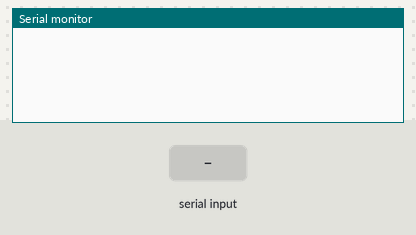
A sketch run on a simulated Arduino Uno, built with avr-gcc and run on an emulated ATmega328P. Shown: the last lines printed to the serial monitor. The inputs (shaded band) are chosen by the test bench.

Above: at 1.2 s.
1.3 s: "N" received over Serial
At 2.5 s:
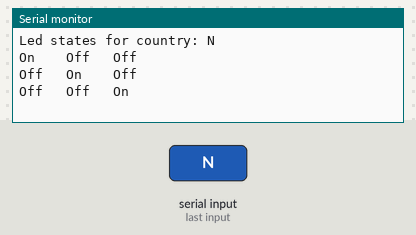
2.8 s: "D" received over Serial
At 3.4 s:
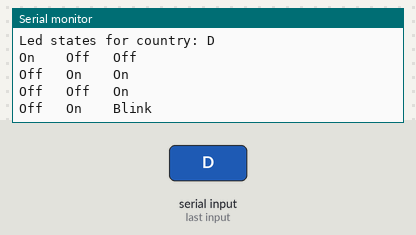
4.3 s: "B" received over Serial
At 5.2 s:
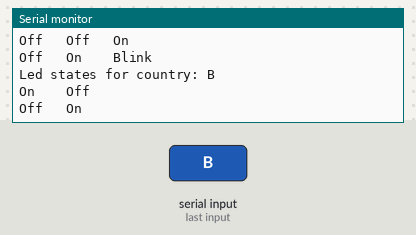
5.8 s: "F" received over Serial
At 7.0 s:
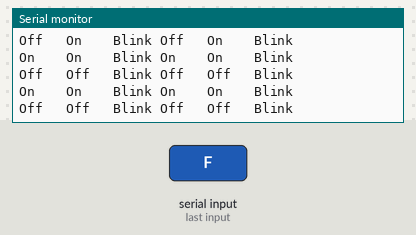
7.3 s: "1" received over Serial
At 8.4 s:
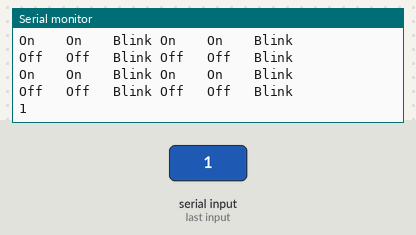

Measured:
- after the input at 1.3 s, the serial monitor: prints a new line at once (image 1)
- after the input at 2.8 s, the serial monitor: prints a new line at once (image 2)
- after the input at 4.3 s, the serial monitor: prints a new line at once (image 3)
- after the input at 5.8 s, the serial monitor: prints a new line at once (image 4)
- after the input at 7.3 s, the serial monitor: prints a new line at once (image 5)

The sketch:

09_PROGMEM_3.ino
```cpp
enum country : byte {
  NL, DE, BE, FR
};

enum ledState : byte {  //By default C++ will make type int of this; adding the keyword byte saves memory when declaring an array of this type
  OFF, ON, BLINK     //first OFF, will be 0 written to output port
};

// the sparse 3 dimensional array is replaced with one array containing all information; the size is set by defining the elements (C++ feature)
const ledState aspectLEDS [] = {
  //NL                      is on array position 0; sub matrix is 3 by 3
  3, //number of aspects
  3, //number of pins
  ON,   OFF,  OFF,  //HALT
  OFF,  ON,   OFF,  //WARN
  OFF,  OFF,  ON,  //PASS
  //DE                      is on array position 11; sub matrix is 4 by 3
  4, //number of aspects
  3, //number of pins
  ON, OFF, OFF,  //HALT
  OFF, ON, ON,   //WARN
  OFF, OFF, ON,  //PASS
  OFF, ON, BLINK, //SLOW
  //BE                      is on array position 25; sub matrix is 2 by 2
  2, //number of aspects
  2, //number of pins
  ON,   OFF,  //HALT
  OFF,  ON,   //PASS
  //FR                      is on array position 32; sub matrix is 10 by 6
  10, //number of aspects
  6, //number of pins
  ON,  OFF, BLINK, ON,  OFF, BLINK,  //IMAGINARY
  OFF, ON,  BLINK, OFF, ON,  BLINK,  //IMAGINARY
  ON,  ON,  BLINK, ON,  ON,  BLINK,  //IMAGINARY
  OFF, OFF, BLINK, OFF, OFF, BLINK,  //IMAGINARY
  ON,  OFF, BLINK, ON,  OFF, BLINK,  //IMAGINARY
  OFF, ON,  BLINK, OFF, ON,  BLINK,  //IMAGINARY
  ON,  ON,  BLINK, ON,  ON,  BLINK,  //IMAGINARY
  OFF, OFF, BLINK, OFF, OFF, BLINK,  //IMAGINARY
  ON,  ON,  BLINK, ON,  ON,  BLINK,  //IMAGINARY
  OFF, OFF, BLINK, OFF, OFF, BLINK   //IMAGINARY
};

char incomingByte = ""; // for incoming serial data

void setup() {
  Serial.begin(9600);
}

void printCountry(int country) {
  int arrayPointer = 0;
  for (int countrypointer = 0; countrypointer < country; countrypointer++) {
    arrayPointer = arrayPointer + 2 + aspectLEDS[arrayPointer] * aspectLEDS[arrayPointer + 1]; // arrayPointer must point to number of aspects of selected country
  };
  //Serial.print("Start of memory position per country ");
  //Serial.println(arrayPointer);
  for (int aspect = 0; aspect < aspectLEDS[arrayPointer]; aspect++) { // walk through aspects of this country
    for (int pin = 0; pin < aspectLEDS[arrayPointer + 1]; pin++) { // walk through pins of this country
      //Serial.print("Memory position now ");
      //Serial.println(arrayPointer + 2 + aspect * aspectLEDS[arrayPointer + 1] + pin);
      switch (aspectLEDS[arrayPointer + 2 + aspect * aspectLEDS[arrayPointer + 1] + pin]) {
        case ON:  Serial.print("On    ");
          break;
        case OFF: Serial.print("Off   ");
          break;
        case BLINK: Serial.print("Blink ");
          break;
      }
   }
    Serial.println();
  }
}
void loop() {
  if (Serial.available() > 0) {
    // read the incoming byte:
    incomingByte = Serial.read();
    if ((incomingByte == 'N') || (incomingByte == 'D') || (incomingByte == 'B')) {
      Serial.print("Led states for country: ");
    }
    Serial.println(incomingByte);
    if (incomingByte == 'N') {
      printCountry(NL);
    } else if (incomingByte == 'D') {
      printCountry(DE);
    } else if (incomingByte == 'B') {
      printCountry(BE);
    } else if (incomingByte == 'F') {
      printCountry(FR);
    }
  }
}
```
